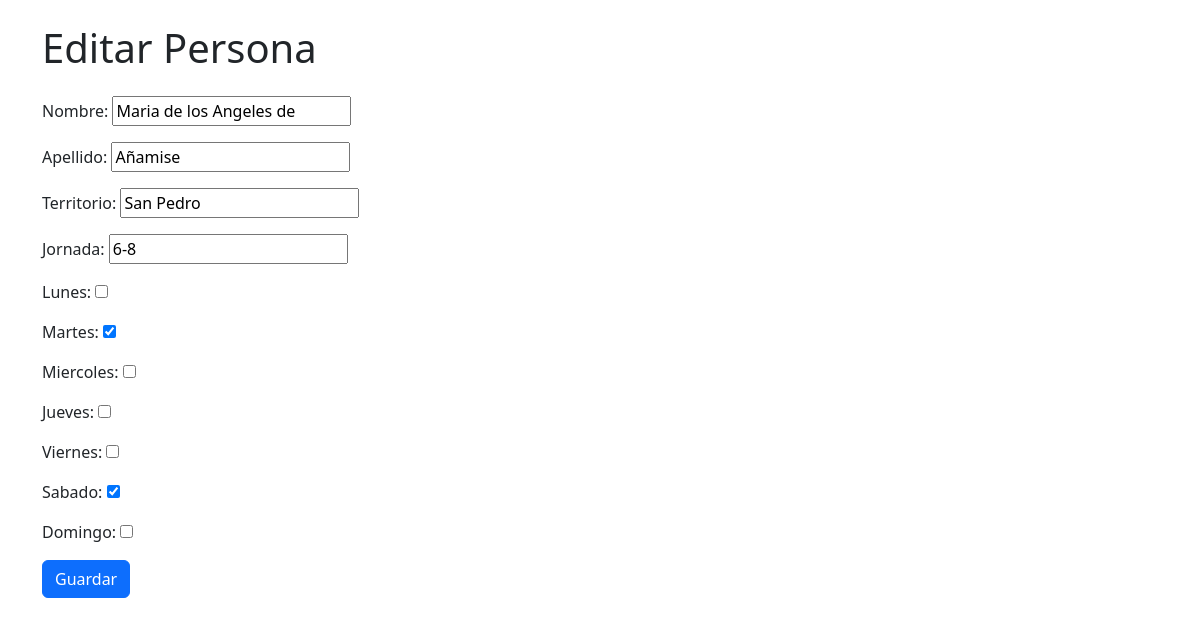
The page /editar/4/ on the database its author committed.
### personas/models.py (models this page shows, shortened)
class Persona(models.Model):
    nombre = models.CharField(max_length=100)
    apellido = models.CharField(max_length=100)
    territorio = models.CharField(max_length=100)
    jornada = models.CharField(max_length=100)
    lunes = models.BooleanField(default=False)
    martes = models.BooleanField(default=False)
    miercoles = models.BooleanField(default=False)
    jueves = models.BooleanField(default=False)
    viernes = models.BooleanField(default=False)
    sabado = models.BooleanField(default=False)
    domingo = models.BooleanField(default=False)

### personas/views.py (the view)
# urls.py: path('editar/<int:id>/', views.editar_persona, name='editar_persona'),
def editar_persona(request, id):
    persona = Persona.objects.get(id=id)
    if request.method == 'POST':
        form = PersonaForm(request.POST, instance=persona)
        if form.is_valid():
            form.save()
            return redirect('lista_personas')
    else:
        form = PersonaForm(instance=persona)
    return render(request, 'personas/editar_persona.html', {'form': form})

### personas/forms.py
class PersonaForm(forms.ModelForm):
    class Meta:
        model = Persona
        fields = ['nombre', 'apellido', 'territorio', 'jornada', 'lunes', 'martes', 'miercoles', 'jueves', 'viernes', 'sabado', 'domingo']

### personas/templates/personas/editar_persona.html (shortened to what this page needs)
<!DOCTYPE html>
<html>
<head>
    <link href='https://unpkg.com/boxicons@2.1.4/css/boxicons.min.css' rel='stylesheet'>
    <link rel="stylesheet" type="text/css" href="https://cdn.datatables.net/1.11.3/css/jquery.dataTables.css">
    <link href="https://cdn.jsdelivr.net/npm/bootstrap@5.3.3/dist/css/bootstrap.min.css" rel="stylesheet">
</head>
<body>
    <div class="container mt-4">
        <h1 class="mb-4">Editar Persona</h1>
        <form method="post" class="form-horizontal">
            <div class="mb-3">
                {{ form.as_p }}
            </div>
            <button type="submit" class="btn btn-primary">Guardar</button>
        </form>
    </div>
</body>
</html>

### rows shown on the page
Persona: nombre "Maria de los Angeles de", apellido "Añamise", territorio "San Pedro", jornada "6-8", martes "☑", sabado "☑"
